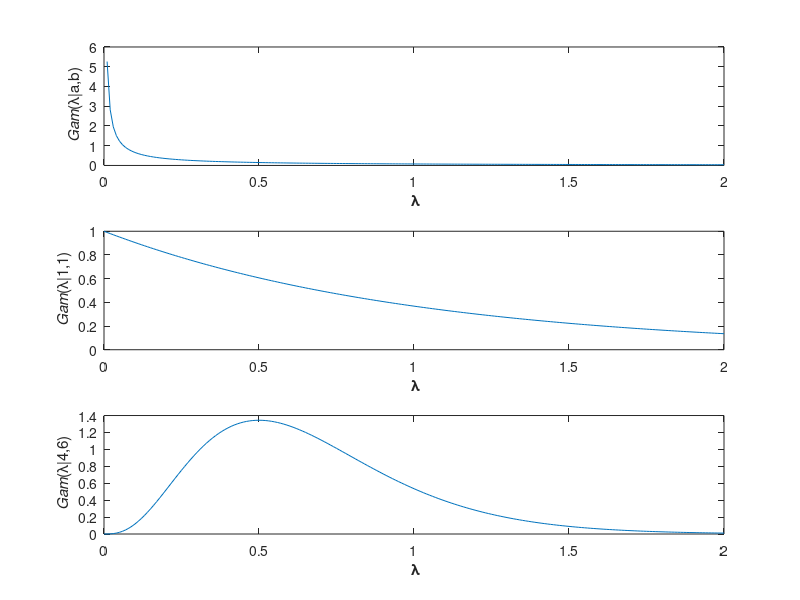

MATLAB code for this plot:
clear
close all

function y = gampdf(x,a,b)
  y = 1/gamma(a) * b^a .* x.^(a-1) .* exp(-b.*x);
endfunction

function y = norm_gampdf(mu,lambda)
  mu0 = 0;
  beta = 2;
  a = 5;
  b = 6;
  y = normpdf(mu, mu0, (beta.*lambda).^(-1)).*gampdf(lambda,a,b);
endfunction

lambda=[0:0.01:2];
title ('Gamma Distribution');

%
subplot (3, 1, 1)
plot(lambda, gampdf(lambda, 0.1, 0.1));
xlabel ('{\bf \lambda}');
ylabel ('{\it Gam}(\lambda|a,b)');

%
subplot (3, 1, 2)
plot(lambda, gampdf(lambda, 1, 1));
xlabel ('{\bf \lambda}');
ylabel ('{\it Gam}(\lambda|1,1)');

%
subplot (3, 1, 3)
plot(lambda, gampdf(lambda, 4, 6));
xlabel ('{\bf \lambda}');
ylabel ('{\it Gam}(\lambda|4,6)');

%plot(lambda, norm_gampdf(0,lambda));
